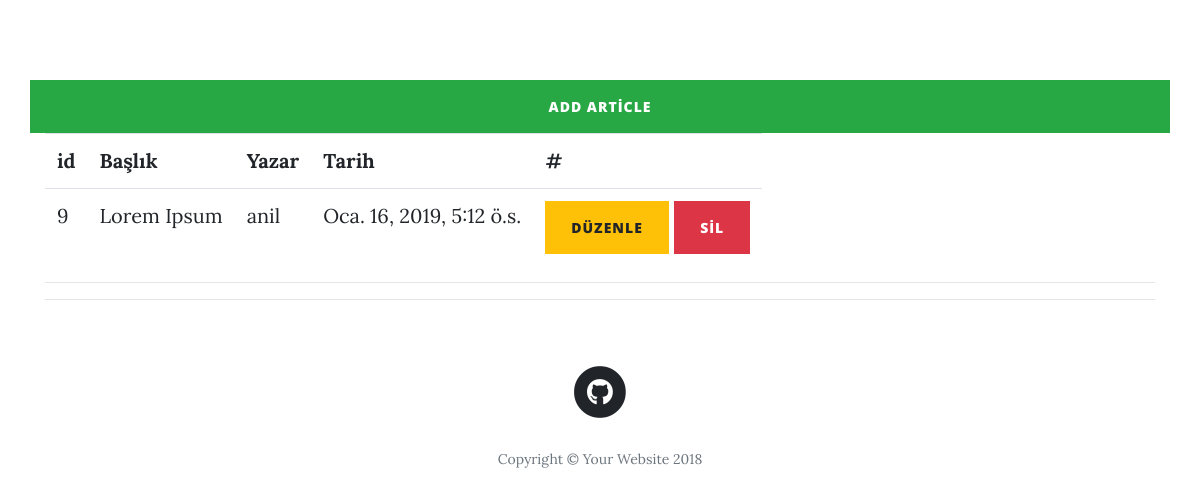
Screenshot of /articles/dashboard/ (signed in) with the database file from the repository.
### article/models.py (models this page shows, shortened)
class Article(models.Model):
    author = models.ForeignKey("auth.User",on_delete = models.CASCADE, verbose_name="Yazar")
    title = models.CharField(max_length = 50, verbose_name = "Başlık")
    content = RichTextField()
    created_date = models.DateTimeField(auto_now_add=True,verbose_name="Oluşturma Tarihi")
    article_image = models.FileField(blank=True, null=True,verbose_name="Makaleye Resim Ekle")
    class Meta:
        ordering = ["-created_date"]

### article/views.py (the view)
# urls.py: path('dashboard/', views.dashboard, name="dashboard"),
@login_required(login_url = "user:login")
def dashboard(request):
    articles = Article.objects.all().filter(author=request.user)
    context={
        "articles":articles
    }
    return render(request,"dashboard.html",context)

### templates/dashboard.html (shortened to what this page needs)
{% extends "layout.html" %}
{% block body %}
    <br>
    <div class="container">
        <div class="row">
            <a href="/articles/create/article" class="btn btn-block btn-success">Add Article</a>
            <br>
            <div class="col-lg-12 col-md-12 mx-auto">
            {% if articles %}
                <table class="table table-responsive table-hover ">
                    <tr><th>id</th><th>Başlık</th><th>Yazar</th><th>Tarih</th><th>#</th><tr>
                    {% for article in articles %}
                        <tr>
                            <td>{{article.id}}</td>
                            <td><a href="/articles/article/{{article.id}}">{{article.title}}</a></td>
                            <td>{{article.author}}</td>
                            <td>{{article.created_date}}</td>
                            <td>
                                <a href="/articles/update/{{article.id}}" class="btn btn-warning">Düzenle</a>
                                <a href="/articles/delete/{{article.id}}" class="btn btn-danger">Sil</a>
                            </td>
                        </tr>
                    {% endfor %}
            {% else %}
                <div class="alert alert-danger" role="alert">
                    Henüz Bir Makaleniz Bulunmuyor.
                </div>
            {% endif %}
            </div>
        </div>
    </div>
{% endblock body %}

### rows the page displays
Article: id "9", title "Lorem Ipsum", author "anil", created_date "Oca. 16, 2019, 5:12 ö.s."
